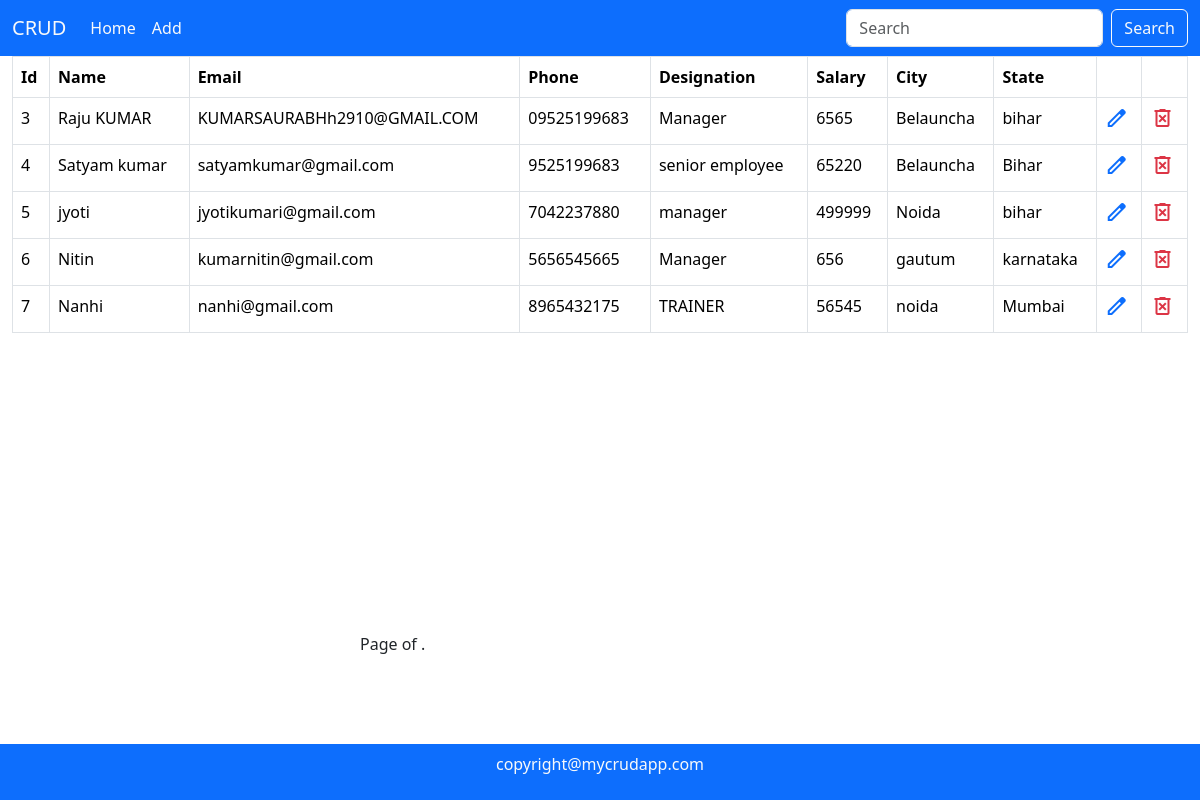
The app's page /, older data.
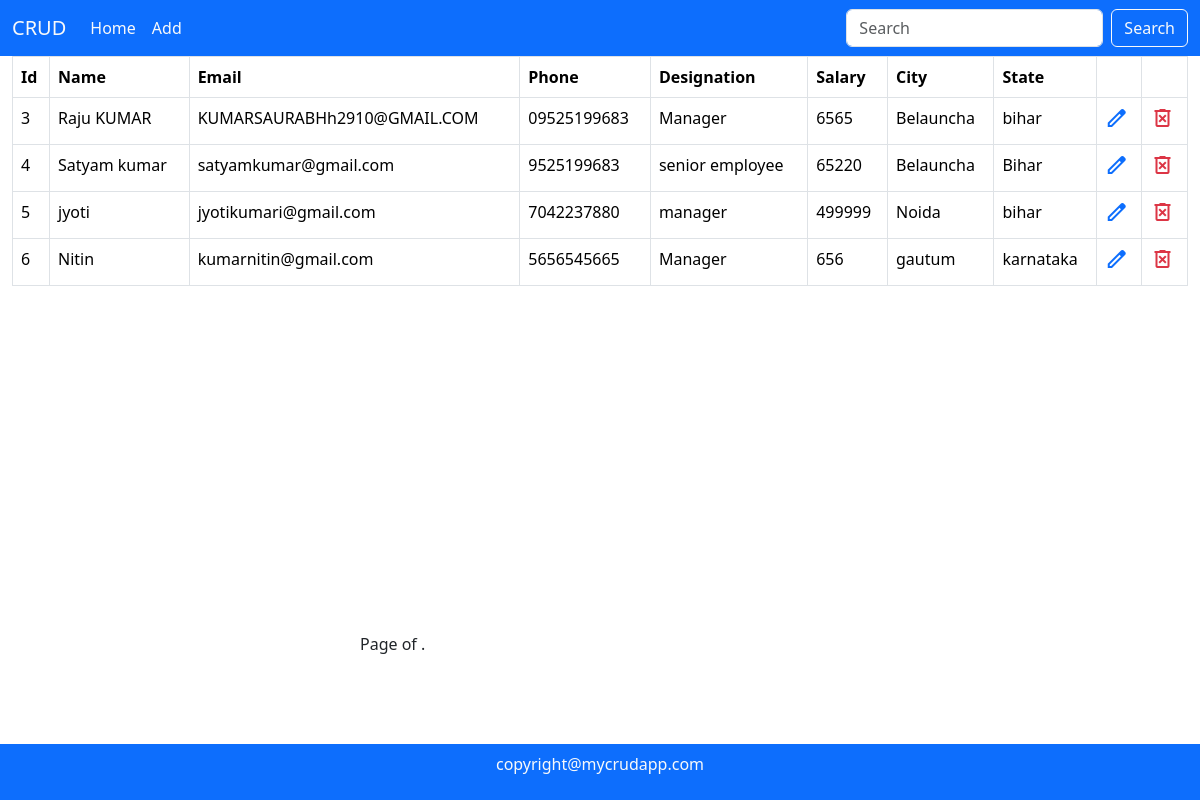
The same page, newer data.
### mainApp/models.py (models this page shows, shortened)
class Employee(models.Model):
    id=models.AutoField(primary_key=True)
    name=models.CharField(max_length=50)
    email=models.EmailField(max_length=50)
    phone=models.CharField(max_length=11)
    dsg=models.CharField(max_length=50)
    salary=models.IntegerField()
    city=models.CharField(max_length=50, null=True,blank=True,default="")
    state = models.CharField(max_length=50,null=False, blank=True,default="")

### mainApp/views.py (the view)
# urls.py: path('',views.homePage),
def homePage(Request):
    data = Employee.objects.all()
    return render(Request, "index.html", {'data':data})

### classBasedViewExample/mainApp/templates/index.html (shortened to what this page needs)
{% load static %}
<!DOCTYPE html>
<html lang="en">
<head>
     <link rel="stylesheet" href="{% static 'style.css' %}">
     <link href="https://cdn.jsdelivr.net/npm/bootstrap@5.3.1/dist/css/bootstrap.min.css" rel="stylesheet"
>
</head>
<body>
     <nav class="navbar navbar-expand-lg bg-primary">
          <div class="container-fluid">
               <a class="navbar-brand text-light" href="{% url 'home' %}">CRUD</a>
               <div class="collapse navbar-collapse" id="navbarSupportedContent">
                    <ul class="navbar-nav me-auto mb-2 mb-lg-0">
                         <li class="nav-item">
                              <a class="nav-link text-light active" aria-current="page" href="{% url 'home' %}">Home</a>
                         </li>
                         <li class="nav-item">
                              <a class="nav-link text-light" href="{% url 'add' %}">Add</a>
                         </li>
                    </ul>
                    <form class="d-flex" role="search" action="{% url 'search' %}" method="post">
                         <input class="form-control me-2" type="search" name="search" placeholder="Search" aria-label="Search">
                         <button class="btn btn-outline-light" type="submit">Search</button>
                    </form>
               </div>
          </div>
     </nav>
     {% block body %}
     <div class="container-fluid mid-section">
          <div class="table-responsive">
               <table class="table table-bordered">
                    <tr>
                         <th>Id</th>
                         <th>Name</th>
                         <th>Email</th>
                         <th>Phone</th>
                         <th>Designation</th>
                         <th>Salary</th>
                         <th>City</th>
                         <th>State</th>
                         <th></th>
                         <th></th>
                    </tr>
                    {% for item in data %}
                    <tr>
                         <td>{{item.id}}</td>
                         <td>{{item.name}}</td>
                         <td>{{item.email}}</td>
                         <td>{{item.phone}}</td>
                         <td>{{item.dsg}}</td>
                         <td>{{item.salary}}</td>
                         <td>{{item.city}}</td>
                         <td>{{item.state}}</td>
                         <td><a href="{% url 'update' item.id %}"><span class="material-symbols-outlined">edit</span></a></td>
                         <td><a href="{% url 'delete' item.id %}"><span class="material-symbols-outlined text-danger">delete_forever</span></a></td>
                    </tr>
                    {% endfor %}
               </table>
          </div>
          <div class="pagination my-pagination">
               <span class="step-links">
                   <span class="current">
                       Page {{ data.number }} of {{ data.paginator.num_pages }}.
                   </span>
               </span>
           </div>
     </div>
     {% endblock %}
     <footer class="bg-primary text-center text-light p-2 fixed-bottom">
          <p>copyright@mycrudapp.com</p>
     </footer>
</body>
</html>

Row changes from the older to the newer data that the page shows:
removed Employee: id "7", name "Nanhi", email "nanhi@gmail.com", phone "8965432175", dsg "TRAINER", salary "56545", city "noida", state "Mumbai"
